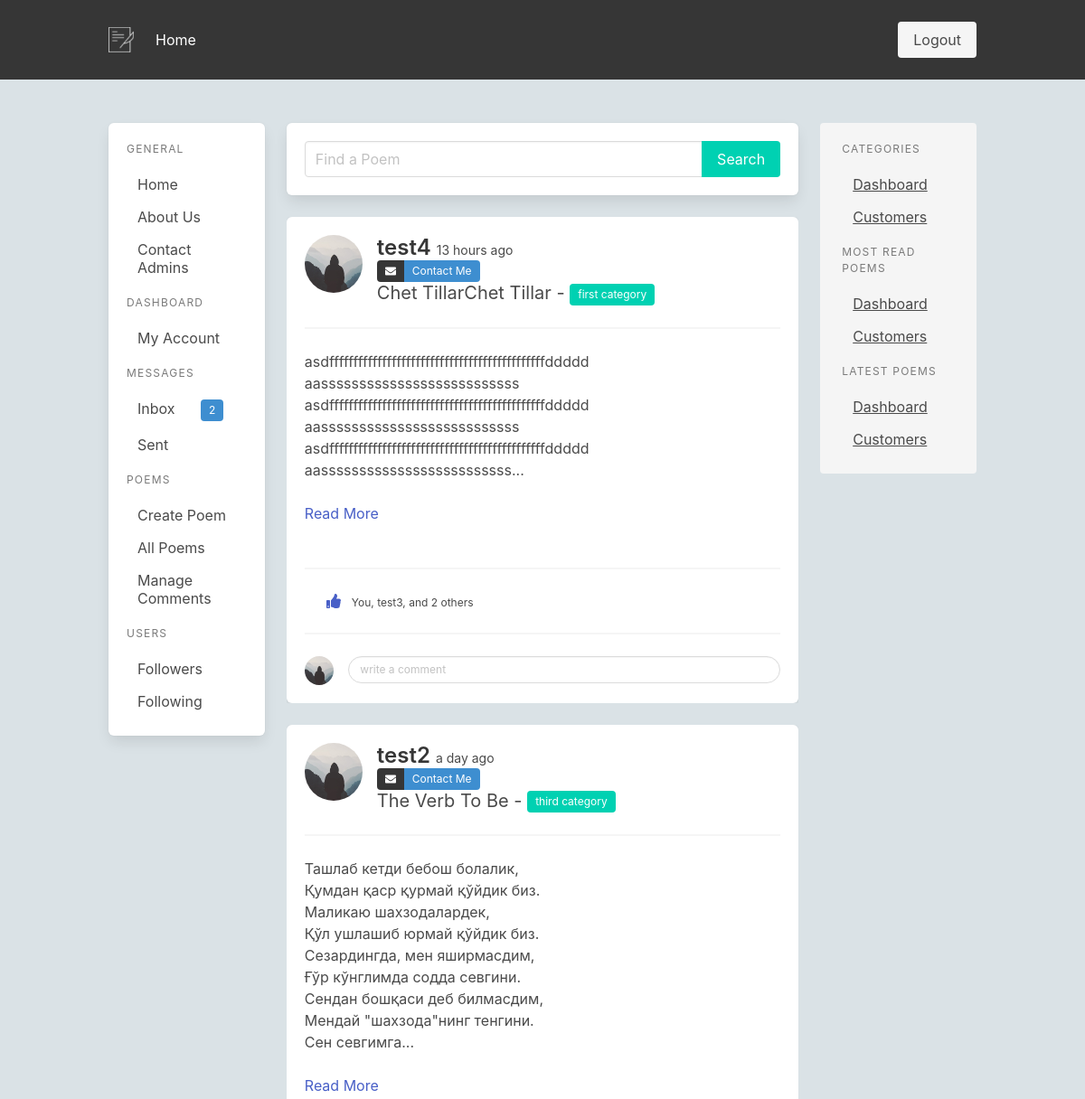
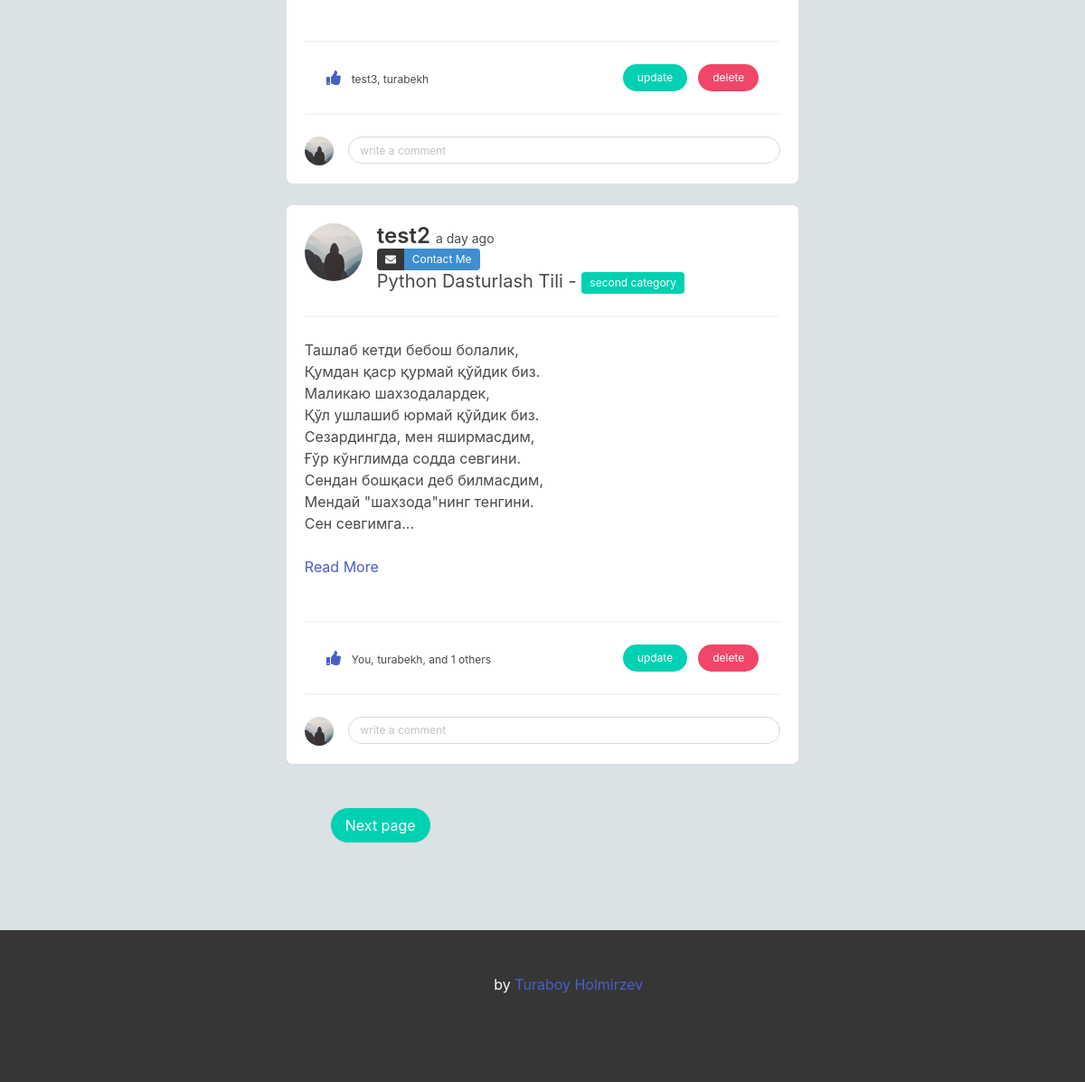
The page /index (signed in) on the database its author committed (2 pictures, top to bottom).
### app/models.py (models this page shows, shortened)
class Message(db.Model):
    id = db.Column(db.Integer, primary_key=True)
    body = db.Column(db.String(140))
    is_read = db.Column(db.Boolean, default=False)
    create_at = db.Column(db.DateTime, default=datetime.utcnow)
    sent_user_id = db.Column(db.Integer, db.ForeignKey('user.id'), nullable=False)
    received_user_id = db.Column(db.Integer, db.ForeignKey('user.id'), nullable=False)

class SearchableMixin(object):
    @classmethod
    def before_commit(cls, session):
        session._changes = {
            'add': list(session.new),
            'update': list(session.dirty),
            'delete': list(session.deleted)
        }
    @classmethod
    def after_commit(cls, session):
        for obj in session._changes['add']:
            if isinstance(obj, SearchableMixin):
                add_to_index(obj.__tablename__, obj)
        for obj in session._changes['update']:
            if isinstance(obj, SearchableMixin):
                add_to_index(obj.__tablename__, obj)
        for obj in session._changes['delete']:
            if isinstance(obj, SearchableMixin):
                remove_from_index(obj.__tablename__, obj)
        session._changes = None

class Poem(SearchableMixin, db.Model):
    __searchable__ = ["body",]
    id = db.Column(db.Integer, primary_key=True)
    title = db.Column(db.String(200))
    body = db.Column(db.String(140))
    audio = db.Column(db.String(200), nullable=True)
    created_at = db.Column(db.DateTime, index=True, default=datetime.utcnow)
    user_id = db.Column(db.Integer, db.ForeignKey('user.id'))
    category_id = db.Column(db.Integer, db.ForeignKey("category.id"))
    liked = db.relationship(
        'User', secondary = lambda: user_likes, backref="likes")
    def get_liked_users(self):
        return [u.username for u in self.liked]
    def get_short_user_likes(self):
        r = [n for n in self.get_liked_users() if n != current_user.username][:2]
        if len(self.get_liked_users()) > 2:
            r.append(f" and {len(self.get_liked_users()) -2 } others" )
        if current_user in self.liked:
            if len(r) == 1:
                r = ["You"] + r
            else:
                r [0]= "You"
        return ", ".join(r)

class User(UserMixin, db.Model):
    id = db.Column(db.Integer, primary_key=True)
    username = db.Column(db.String(64), index=True, unique=True)
    email = db.Column(db.String(120), index=True, unique=True)
    image_file = db.Column(db.String(120), nullable=True, default="default.jpg")
    password_hash = db.Column(db.String(128))
    about_me = db.Column(db.String(140))
    is_admin = db.Column(db.Boolean, default=False)
    last_seen = db.Column(db.DateTime, default=datetime.utcnow)
    poems = db.relationship('Poem', backref='author', lazy='dynamic')
    sent_messages = db.relationship('Message', backref='sent_user', lazy=True, foreign_keys='Message.sent_user_id')
    received_messages = db.relationship('Message', backref='received_user', lazy=True, foreign_keys='Message.received_user_id')
    followed = db.relationship(
        'User', secondary=followers,
        primaryjoin=(followers.c.follower_id == id),
        secondaryjoin=(followers.c.followed_id == id),
        backref=db.backref('followers', lazy='dynamic'), lazy='dynamic')
    def new_inbox_messages(self):
        return len([m for m in self.received_messages if m.is_read == False])

class Category(db.Model):
    id = db.Column(db.Integer, primary_key=True)
    name = db.Column(db.String(300), nullable=False)
    poems = db.relationship('Poem', backref='category', lazy='dynamic')

### app/main/routes.py (the view)
@bp.route('/', methods=["GET", "POST"])
@bp.route('/index', methods=["GET", "POST"])
def index():
    comment_form = CommentForm()
    page = request.args.get('page', 1, type=int)
    poems = Poem.query.order_by(Poem.created_at.desc()).paginate(page, current_app.config["POEMS_PER_PAGE"], False)
    next_url = url_for('main.index', page=poems.next_num) \
        if poems.has_next else None
    prev_url = url_for('main.index', page=poems.prev_num) \
        if poems.has_prev else None
    return render_template('main/index.html', poems=poems.items, next_url=next_url,
                           prev_url=prev_url, comment_form=comment_form)

### app/main/forms.py
class CommentForm(FlaskForm):
    body = StringField('Content', validators=[DataRequired()])
    submit = SubmitField('Submit')

### app/main/routes.py (called while the page is built)
@bp.before_request
def before_request():
    if current_user.is_authenticated:
        current_user.last_seen = datetime.utcnow()
        db.session.commit()

### app/models.py (called while the page is built)
@login.user_loader
def load_user(id):
    return User.query.get(int(id))

### app/templates/main/index.html
{% extends "layout/base.html" %}
{% block content %}
    {% include 'forms/searchs/search_poem_form.html' %}
    {% if poems|length < 1 %}
        <article class="message is-info box mt-5">
            <div class="message-body">
            <strong>No results found</strong>
            </div>
        </article>
    {% else %}
        {% for poem in poems %}
            {% include "partial/poem.html" %}
        {% endfor %}
    {% endif %}
    {% include 'partial/pagination.html' %}
{% endblock %}

### app/templates/layout/left_side_menu.html (shortened to what this page needs)
<aside class="menu box is-hidden-mobile">
    <p class="menu-label">General</p>
    <ul class="menu-list">
      <li><a href="{{ url_for('main.index')}}">Home</a></li>
      <li><a href="{{ url_for('main.about')}}">About Us</a></li>
      <li><a href="{{ url_for('main.contact_us')}}">Contact Admins</a></li>
    </ul>
    {% if current_user.is_authenticated %}
      <p class="menu-label">
        Dashboard
      </p>
      <ul class="menu-list">
        <li><a href="{{url_for('users.update_account', username=current_user.username) }}">My Account</a></li>
      </ul>
      <p class="menu-label">
        Messages
      </p>
      <ul class="menu-list">
        <li>
          <a href="{{ url_for('users.inbox', username=current_user.username)}}"class="tags has-addons">Inbox
            {% if current_user.new_inbox_messages() > 0 %}
            <span class="ml-5 tag is-info"> {{ current_user.new_inbox_messages() }}</span>
            {% endif %}
          </a>
        </li>
        <li><a href="{{ url_for('users.outbox', username=current_user.username)}}">Sent</a></li>
      </ul>
      <p class="menu-label">
        Poems
      </p>
      <ul class="menu-list">
        <li>
          <a href="{{ url_for('poems.create_poem') }}">Create Poem</a>
        </li>
        <li>
          <a href="{{ url_for('poems.poem_list', username=current_user.username) }}">All Poems</a>
        </li>
        <li><a>Manage Comments</a></li>
      </ul>
      <p class="menu-label">
        Users
      </p>
      <ul class="menu-list">
        <li><a>Followers</a></li>
        <li><a>Following</a></li>
      </ul>
    {% endif %}
</aside>

### app/templates/partial/poem.html (shortened to what this page needs)
<section class="mt-5" style="overflow: hidden;">
    <div class="box">
        <article class="media">
          <div class="media-left">
            <figure class="image is-64x64 is-square">
              <a href="{{ url_for('users.user', username=poem.author.username)}}">
                <img class="is-rounded has-ratio" src="{{ url_for('static', filename='profile_pics/' + poem.author.image_file)  }}" alt="Image">
              </a>
            </figure>
          </div>
          <div class="media-content">
            <strong>
              <a href="{{ url_for('users.user', username=poem.author.username) }}" class="title is-4">
                  {{ poem.author.username }}
              </a>
          </strong>
          <small class="content">{{ moment(poem.created_at).fromNow() }}</small>
            <div class="control">
              <div class="tags has-addons">
                <span class="tag is-dark"><i class="fa fa-envelope" aria-hidden="true"></i></span>
                <span class="tag is-info"><a href="" class="has-text-white">Contact Me</a></span>
              </div>
            </div>
            <p class="subtitle is-5">
              {{ poem.title}} - <span class="tag is-primary">{{ poem.category.name}}</span>
            </p>
          </div>
        </article>
        <hr class="mb-0">
        <div class="content">
          <p class="is-size-6 short-text" style="white-space: pre-line;">
            {{ poem.body | truncate(255, False, end="...") }}
            {% if poem.body | length() > 255 %}
            <a onclick="toggleText(event)" class="m-0 p-0">Read More</a>
            {% endif %}
          </p>
        </div>
        <hr>
        <nav class="level px-5 is-mobile">
            <div class="level-left">
              <a class="level-item" data-poem-id="{{poem.id}}" onclick="showLike({{ poem.id}}, {{current_user.id}})">
                <span class="icon is-small">
                  <i class="fa fa-thumbs-up" aria-hidden="true"></i>
                </span>
              </a>
                <div id="like-{{poem.id}}" class="level-item">
                  {% if poem.liked|length > 0 %}
                    <p class="help">{{poem.get_short_user_likes() }}</p>
                  {% endif %}
                </div>
            </div>
            {% if poem.author == current_user %}
              <div class="level-right">
                <div class="level-item">
                  <a href="{{ url_for('poems.update_poem', id=poem.id)}}" class="button is-primary is-small is-rounded">update</a>
                </div>
                <div class="level-item">
                  <a href="{{ url_for('poems.delete_poem', id=poem.id)}}" class="button is-danger is-small is-rounded">delete</a>
                </div>
              </div>
            {% endif %}
          </nav>
          <hr>
          {% if current_user.is_authenticated %}
            {% include "forms/comments/create_comment_form.html" %}
          {% endif %}
    </div>
  </section>

### app/templates/forms/comments/create_comment_form.html
<article class="media">
    <div class="media-left">
      <figure class="image is-32x32 is-square">
            <img src="{{ url_for('static', filename='profile_pics/' + current_user.image_file) }}" class="is-rounded" alt="Image">
      </figure>
    </div>
    <div class="media-content">
      <div class="content">
        <div class="field">
          <div class="control">
              <form action="" method="post">
                {{ comment_form.body(class_="input is-small is-rounded", placeholder="write a comment") }}
              </form>
          </div>
        </div>
      </div>
    </div>
</article>

### rows shown on the page
Message: new_inbox_messages "2"
Poem: image_file (placeholder picture), author.username "test4", created_at "13 hours ago", title "Chet TillarChet Tillar", category.name "first category", body "asdfffffffffffffffffffffffffffffffffffffffffffffddddd aassssssssssssssssssssssssss asdfffffffffffffffffffffffffffffffffffffffffffffddddd aassssssssssssssssssssssssss asdfffffffffffffffffffffffffffffffffffffffffffffddddd aasssssssssssssssssssssssss...", shows "Read More", get_short_user_likes "You, test3, and 2 others"
Poem: image_file (placeholder picture), author.username "test2", created_at "a day ago", title "The Verb To Be", category.name "third category", body "Ташлаб кетди бебош болалик, Қумдан қаср қурмай қўйдик биз. Маликаю шаxзодалардек, Қўл ушлашиб юрмай қўйдик биз. Сезардингда, мен яширмасдим, Ғўр кўнглимда содда севгини. Сендан бошқаси деб билмасдим, Мендай \"шаxзода\"нинг тенгини. Сен севгимга...", shows "Read More", get_short_user_likes "test3, turabekh"
Poem: image_file (placeholder picture), author.username "test2", created_at "a day ago", title "Python Dasturlash Tili", category.name "second category", body "Ташлаб кетди бебош болалик, Қумдан қаср қурмай қўйдик биз. Маликаю шаxзодалардек, Қўл ушлашиб юрмай қўйдик биз. Сезардингда, мен яширмасдим, Ғўр кўнглимда содда севгини. Сендан бошқаси деб билмасдим, Мендай \"шаxзода\"нинг тенгини. Сен севгимга...", shows "Read More", get_short_user_likes "You, turabekh, and 1 others"
